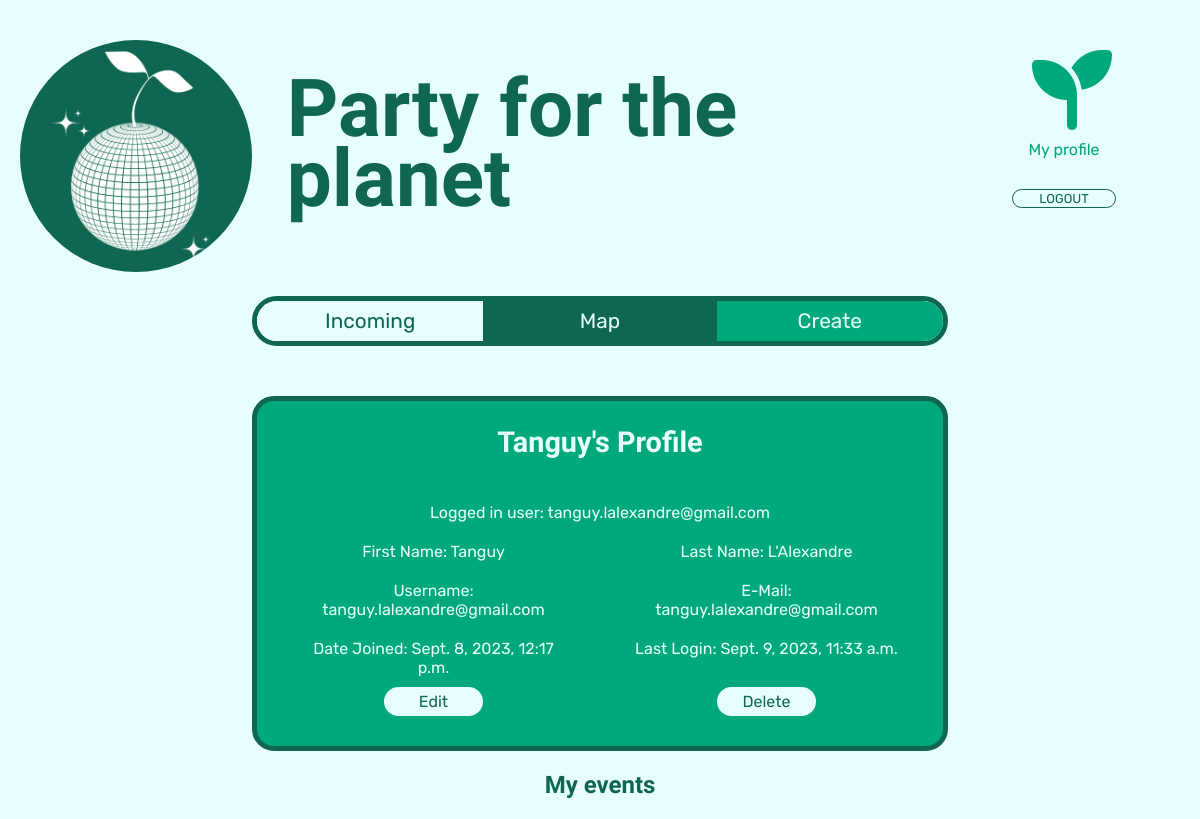
Page /profile/ (signed in) on the earlier database version.
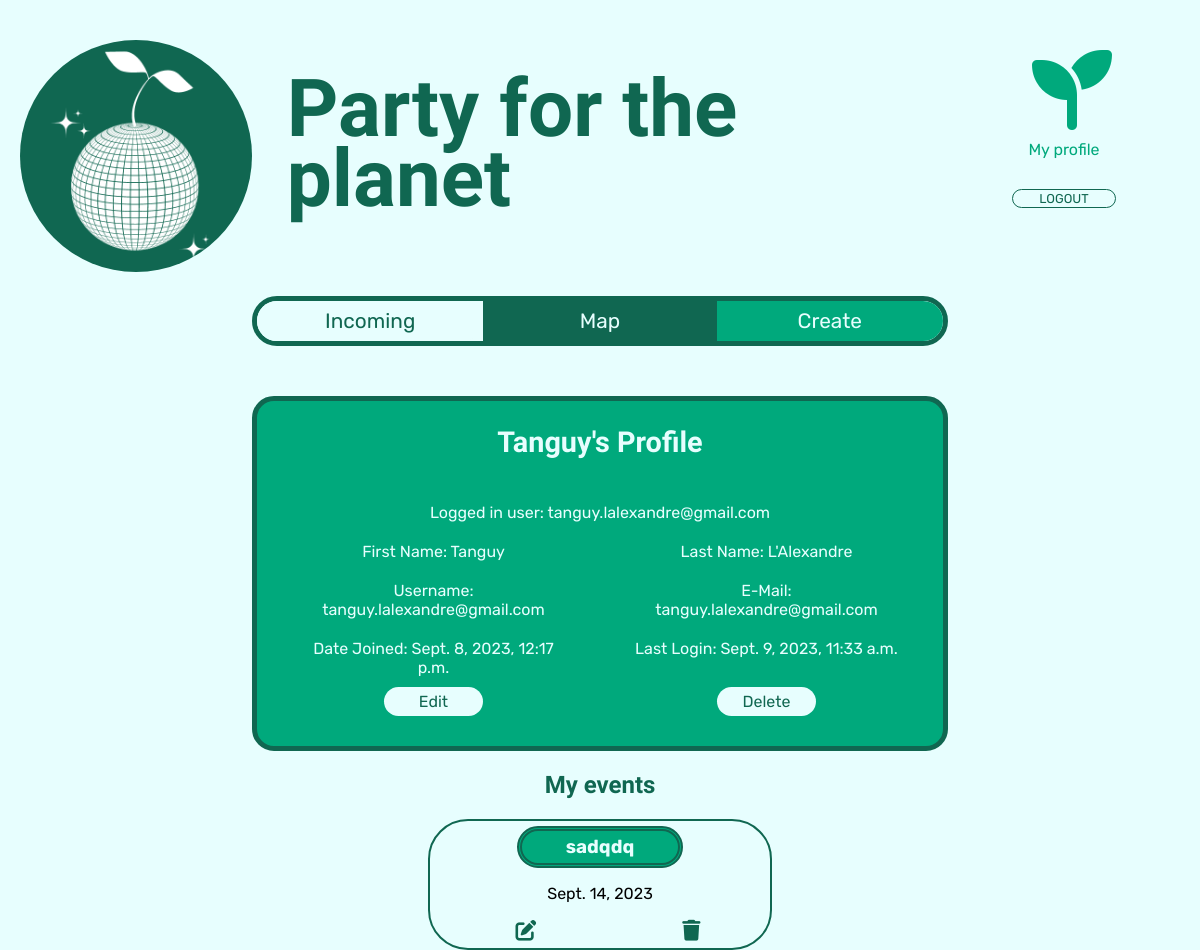
Same page on the later database version.
### ecoevents/models.py (models this page shows, shortened)
class Ecoevent(models.Model):
    organizer = models.ForeignKey(User, on_delete=models.CASCADE)
    title = models.CharField(max_length=200)
    description = models.TextField(max_length=500, blank=True, null=True)
    category = models.CharField(max_length=200)
    start_datetime = models.DateTimeField()
    end_datetime = models.DateTimeField()
    location = models.CharField(max_length=200)
    created_on = models.DateTimeField(auto_now_add=True)
    modified_on = models.DateTimeField(auto_now=True)
    class Meta:
        ordering = ['-created_on']

### ecoevents/views.py (the view)
# urls.py: path("profile/", views.profile, name="profile"),
def profile(request):
    my_events = Ecoevent.objects.filter(organizer=request.user)
    context = {
        "my_events": my_events,
    }
    return render(request, "profile.html", context)

### templates/profile.html (shortened to what this page needs)
{% extends 'base.html' %}
{% load static %}
{% block header %}
{% include 'header.html' %}
{% endblock header %}
{% block content %}
<div class="profile">
  <div class="profileTitle">
    <h2>{{request.user.first_name}}'s Profile</h2>
  </div>
  <div class="profileInformationsContainer">
    <div class="profileDetailsContainer">
    <p class="profileLogged">Logged in user: {{request.user}}</p>
    <p class="profileFirstName">First Name: {{request.user.first_name}}</p>
    <p class="profileLastName">Last Name: {{request.user.last_name}}</p>
    <p class="profileEmail">E-Mail: {{request.user.email}}</p>
    <p class="profileUsername">Username: {{request.user.username}}</p>
    <p class="profileLastLogin">Last Login: {{request.user.last_login}}</p>
    <p class="profileDateJoined">Date Joined: {{request.user.date_joined}}</p>
  </div>
  <div class="profileButtons">
      <a href="{% url 'edit_user' user.id %}">Edit</a>
      <a href="{% url 'delete_user' user.id %}">Delete</a>
  </div>
</div>
</div>
<h2 class="my-events-title">My events</h2>
<div id="my-events">
  {% for event in my_events %}
  <div class="event-card">
    <h3>{{ event.title }}</h3>
    <p>{{ event.start_datetime.date }}</p>
    <span class="action-buttons">
      <a class="edit-event-btn" href="{% url 'edit_event' event.id %}">
        <i class="fas fa-edit"></i>
      </a>
      <a class="delete-event-btn" href="{% url 'delete_event' event.id %}">
        <i class="fas fa-trash"></i>
      </a>
    </span>
  </div>
  {% endfor %}
</div>
{%endblock%}

### templates/base.html (shortened to what this page needs)
{% load static %}
<!DOCTYPE html>
<html lang="en">
  <head>
    <link rel="stylesheet" href="{% static 'css/style.css' %}">
  </head>
  <body>
    <header>
      {% block header %}{% endblock header %}
    </header>
    <main>
      {% block content %}{% endblock content %}
    </main>
  </body>
</html>

### templates/header.html (shortened to what this page needs)
{% extends 'base.html' %}
{% load static %}
{% block content %}
<div class="headerContainer">
    <a href="{% url 'home' %}">
    <img
      class="logoHeader"
      src="{% static 'images/logo-party4theplanet-v2.png' %}"
      alt="Logo Party for the Planet"
    />
    </a>
    <h1 class="eventsTitle">Party for the planet</h1>
    <div class="profileContainer">
      {% if request.user.is_authenticated %}
      <a class="profileImg" href="{% url 'profile' %}"><i class="fa-solid fa-seedling"></i>My profile</a>
      <br>
          <button type="button">
            <a href="{% url 'account_logout' %}" class="">LOGOUT</a>
            </button>
      {% endif %}
  </div>
    <div class="switchPages">
        <a class="incomingSwitchContainer"href="{% url 'events' %}">Incoming</a>
        <a class="mapSwitchContainer" href="{% url 'map' %}">Map</a>
        {% if request.user.is_authenticated %}
        <a  class="createSwitchContainer" href="{% url 'create_event' %}">Create</a>
        {% else %}
        <a class="createSwitchContainer" href="{% url 'account_login' %}?next={{request.path}}">Create</a>
        {% endif %}
    </div>
  </div>
{% endblock content %}

### static/css/style.css (style rules this page uses)
html { scroll-behavior: smooth; }
body { margin: 0; padding: 20px; list-style-type: none; box-sizing: border-box; height: 100vh; --main-color: #e7fefe; --secondary-color: #106751; --accent-color: #00a97c; font-family: "Bungee Shade ", cursive; font-family: "Rubik", sans-serif; background: var(--main-color); }
a { text-decoration: none; }
.fa-solid, .fas { font-weight: 900; margin-left: 1rem; }
.headerContainer { display: grid; grid-template-rows: 60% 40%; grid-template-columns: 20% 60% 20%; grid-template-areas: "lo ti pro" "lo sw pro"; }
.logoHeader { width: 100%; border-radius: 50%; grid-area: lo; margin: 20px auto; }
.my-events-title { font-family: "Bungee Shade"; text-align: center; color: var(--secondary-color); }
#my-events { display: flex; flex-wrap: wrap; width: 90%; margin: 0 auto; }
.eventsTitle { font-family: "Bungee Shade"; font-size: 5rem; line-height: 70px; color: var(--secondary-color); grid-area: ti; margin-left: 5%; }
.event-card { padding: 5px; border: 2px solid var(--secondary-color); border-radius: 40px; width: 33%; text-align: center; margin: 0 auto; overflow: hidden; }
.event-card h3 { background-color: var(--accent-color); color: var(--main-color); border: 5px double var(--secondary-color); padding: 5px; border-radius: 22px; width: 50%; margin: 0 auto; }
.action-buttons { display: flex; justify-content: space-around; font-size: 1.3rem; }
.action-buttons i { color: var(--secondary-color); }
.profileContainer { margin: 20px auto; text-align: center; font-size: 1rem; grid-area: pro; color: var(--accent-color); }
.profileContainer i { font-size: 5rem; color: var(--accent-color); }
.profileImg { display: flex; flex-direction: column; }
.profileImg i { margin-bottom: 10px; }
.profileContainer button { font-family: "Rubik"; font-size: 0.8rem; border-radius: 22px; border: 1px solid var(--secondary-color); color: var(--secondary-color); background-color: transparent; transition: background-color 0.3s, color 0.3s; cursor: pointer; }
.profileContainer a { text-decoration: none; color: inherit; padding: 10px 20px; }
.switchPages { display: flex; justify-content: space-around; align-items: center; width: 100%; height: 50px; grid-area: sw; border: 5px solid var(--secondary-color); border-radius: 40px; align-items: center; font-family: "Rubik"; font-size: 1.3rem; margin-top: 50px; }
.incomingSwitchContainer { width: 33%; text-align: center; height: 100%; background: var(--main-color); border-radius: 22px; display: flex; justify-content: center; align-items: center; color: var(--secondary-color); }
.mapSwitchContainer { width: 34%; text-align: center; height: 100%; background: var(--secondary-color); color: var(--main-color); display: flex; justify-content: center; align-items: center; color: var(--main-color); }
.createSwitchContainer { width: 33%; text-align: center; height: 100%; border-radius:0px 22px 22px 0px; background: var(--accent-color); color: var(--main-color); display: flex; justify-content: center; align-items: center; color: var(--main-color); }
* { box-sizing: border-box; }
.profile { border: 5px solid var(--secondary-color); border-radius: 22px; width: 60%; margin: 0 auto; background-color: var(--accent-color); }
.profileTitle { font-family: "Bungee Shade"; font-size: 1.2rem; color: var(--main-color); text-align: center; }
.profileTitle h2 { width: 100%; }
.profileInformationsContainer { width: 100%; color: var(--main-color); margin: 0 auto; padding: 10px; border-radius: 20px; margin-bottom: 20px; }
.profileDetailsContainer { display: grid; grid-template-columns: 1fr 1fr; flex-direction: column; grid-template-areas: "lo lo""fn ln""un em""dj ll"; text-align: center; }
.profileDetailsContainer p { max-width: 80%; border-radius: 22px; margin: 10px auto; }
.profileLogged { grid-area: lo; }
.profileFirstName { grid-area: fn; }
.profileLastName { grid-area: ln; }
.profileEmail { grid-area: em; }
.profileUsername { grid-area: un; }
.profileLastLogin { grid-area: ll; }
.profileDateJoined { grid-area: dj; }
.profileButtons { display: flex; justify-content: space-around; }
.profileButtons a { padding: 5px; font-family: "Rubik"; color: var(--secondary-color); border: 1px sold black; border-radius: 22px; min-width: 15%; background-color: var(--main-color); text-align: center; }

Differences in the rows shown:
added Ecoevent: title "sadqdq", start_datetime "Sept. 14, 2023"
